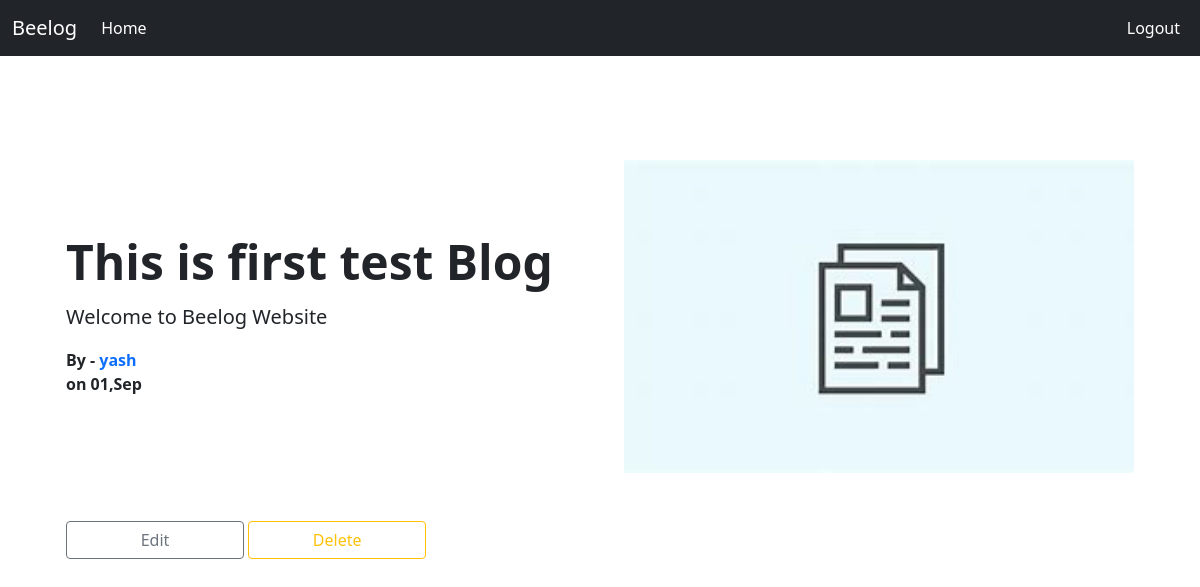
The page /home/20/ (signed in) on the database its author committed.
### blog/models.py (models this page shows, shortened)
class Article(models.Model):
    title=models.CharField(max_length=50)
    description=models.TextField()
    date_posted=models.DateTimeField(default=timezone.now)
    article_image=models.ImageField(default='articleDefault.jpg',upload_to="article_image")
    author=models.ForeignKey(User,on_delete=models.CASCADE)

### blog/views.py (the view)
# urls.py: path('home/<int:pk>/', Blog_detailview.as_view(),name="detail-view"),
class Blog_detailview(LoginRequiredMixin,DetailView):
    model=Article
    template_name='blogdetail.html'

### blog/templates/blogdetail.html (shortened to what this page needs)
{% extends 'base.html' %} {% block removesidebar %}
      <div class="container col-xxl-8 px-4 py-5">
    <div class="row flex-lg-row-reverse align-items-center g-5 py-5">
      <div class="col-10 col-sm-8 col-lg-6">
        <img src="{{object.article_image.url}}" class="d-block mx-lg-auto img-fluid" alt="Bootstrap Themes" width="700" height="500" loading="lazy">
      </div>
      <div class="col-lg-6">
        <h1 class="display-5 fw-bold lh-1 mb-3">{{object.title}}</h1>
        <p class="lead">{{object.description}}</p>
        <strong class="d-inline-block mb-0 text">
        By -
        <a href="{% url 'user-detail-view' object.author.id %}" style="text-decoration:none"> {{object.author.username}}</a><br>
        on {{object.date_posted|date:'d,M'}}
        </strong>
      </div>
    </div>
    {% if object.author == user %}
        <a href="{% url 'blog-update-view' object.id %}" type="button" class="btn btn-outline-secondary col-2">Edit</a>
    <a href="{% url 'blog-delete-view' object.id %}" type="button" class="btn btn-outline-warning col-2">Delete</a>
    {% endif %}
  </div>
{% endblock removesidebar %}

### rows shown on the page
Article: article_image (placeholder picture), title "This is first test Blog", description "Welcome to Beelog Website", author.username "yash", date_posted "01,Sep"
